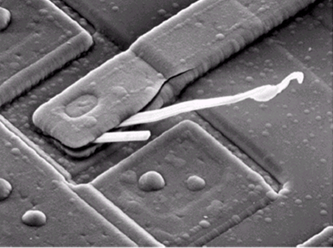
//> input picture data/input_image.png, 333 x 248 px
$ ./fft_image_processor   (built with g++ and OpenCV 4)
//> lines starting //> are read from the running program, lines starting //| are printed output that depends on the picture
#include <opencv2/opencv.hpp>
#include <complex>
#include <vector>
#include <cmath>
#include <iostream>
#include <fstream>
#include <sys/stat.h>  // 用于创建目录

using namespace cv;
using namespace std;

class FFTImageProcessor {
private:
    Mat originalImage;
    vector<vector<complex<double>>> frequencyDomain;
    int width, height;
    string outputDir = "output/";  // 输出目录

    // 位逆序置换
    void bitReverse(vector<complex<double>>& data) {
        int n = data.size();
        int j = 0;
        for (int i = 1; i < n; i++) {
            int bit = n >> 1;
            while (j & bit) {
                j ^= bit;
                bit >>= 1;
            }
            j ^= bit;
            if (i < j) {
                swap(data[i], data[j]);
            }
        }
    }

    // 1D FFT实现
    void fft1D(vector<complex<double>>& data, bool inverse = false) {
        int n = data.size();
        bitReverse(data);

        for (int len = 2; len <= n; len <<= 1) {
            double angle = 2 * M_PI / len * (inverse ? 1 : -1);
            complex<double> wlen(cos(angle), sin(angle));

            for (int i = 0; i < n; i += len) {
                complex<double> w(1);
                for (int j = 0; j < len / 2; j++) {
                    complex<double> u = data[i + j];
                    complex<double> v = data[i + j + len / 2] * w;
                    data[i + j] = u + v;
                    data[i + j + len / 2] = u - v;
                    w *= wlen;
                }
            }
        }

        if (inverse) {
            for (auto& x : data) {
                x /= n;
            }
        }
    }

    // 2D FFT实现
    void fft2D(vector<vector<complex<double>>>& matrix, bool inverse = false) {
        int rows = matrix.size();
        int cols = matrix[0].size();

        // 对每一行进行FFT
        for (int i = 0; i < rows; i++) {
            fft1D(matrix[i], inverse);
        }

        // 对每一列进行FFT
        for (int j = 0; j < cols; j++) {
            vector<complex<double>> column(rows);
            for (int i = 0; i < rows; i++) {
                column[i] = matrix[i][j];
            }
            fft1D(column, inverse);
            for (int i = 0; i < rows; i++) {
                matrix[i][j] = column[i];
            }
        }
    }

    // 将大小调整为2的幂次
    int nextPowerOf2(int n) {
        int power = 1;
        while (power < n) {
            power <<= 1;
        }
        return power;
    }

    // 计算MSE
    double calculateMSE(const Mat& img1, const Mat& img2) {
        Mat diff;
        absdiff(img1, img2, diff);
        diff.convertTo(diff, CV_32F);
        diff = diff.mul(diff);
        Scalar mse = mean(diff);
        return mse[0];
    }

    // 计算PSNR
    double calculatePSNR(const Mat& img1, const Mat& img2) {
        double mse = calculateMSE(img1, img2);
        if (mse == 0) return INFINITY;
        return 20 * log10(255.0 / sqrt(mse));
    }

public:
    // 读取灰度图像
    bool loadImage(const string& filename) {
//> called with filename = "data/input_image.png"
        originalImage = imread(filename, IMREAD_GRAYSCALE);
//> originalImage: 248 rows x 333 cols, CV_8UC1; min 0, max 255, mean 111.2
        if (originalImage.empty()) {
            cout << "无法读取图像: " << filename << endl;
            return false;
        }

        cout << "原始图像大小: " << originalImage.cols << "x" << originalImage.rows << endl;
//| 原始图像大小: 333x248

        // 调整图像大小为2的幂次，便于FFT计算
        width = nextPowerOf2(originalImage.cols);
//> width = 512
        height = nextPowerOf2(originalImage.rows);
//> height = 256

        Mat paddedImage;
        copyMakeBorder(originalImage, paddedImage, 0, height - originalImage.rows,
                      0, width - originalImage.cols, BORDER_CONSTANT, Scalar(0));
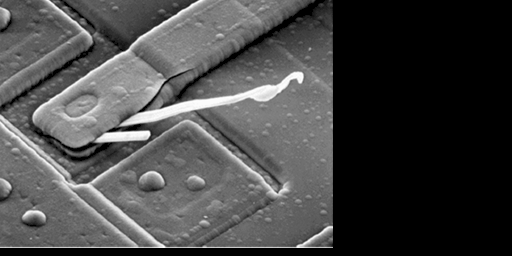
//> paddedImage: 256 rows x 512 cols, CV_8UC1; min 0, max 255, mean 70

        // 转换为复数矩阵
        frequencyDomain.resize(height, vector<complex<double>>(width));
        for (int i = 0; i < height; i++) {
            for (int j = 0; j < width; j++) {
                if (i < paddedImage.rows && j < paddedImage.cols) {
                    frequencyDomain[i][j] = complex<double>(paddedImage.at<uchar>(i, j), 0);
                } else {
                    frequencyDomain[i][j] = complex<double>(0, 0);
                }
            }
        }

        cout << "填充后图像大小: " << width << "x" << height << endl;
//| 填充后图像大小: 512x256
        return true;
    }

    // 执行FFT
    void performFFT() {
        cout << "正在执行FFT..." << endl;
        fft2D(frequencyDomain, false);
        cout << "FFT完成" << endl;
    }

    // 可视化频域
    void visualizeFrequencyDomain(const string& filename) {
//> called with filename = "output/frequency_spectrum.png"
        Mat magnitudeSpectrum(height, width, CV_32F);

        // 计算幅度谱并进行对数变换
        for (int i = 0; i < height; i++) {
            for (int j = 0; j < width; j++) {
                double magnitude = abs(frequencyDomain[i][j]);
                magnitudeSpectrum.at<float>(i, j) = log(1 + magnitude);
            }
        }
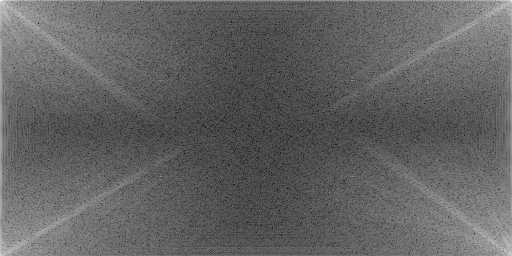
//> magnitudeSpectrum: 256 rows x 512 cols, CV_32FC1; min 1.57, max 16.03, mean 7.17; drawn with min black and max white

        // 将低频部分移到中心（fftshift）
        Mat shifted = magnitudeSpectrum.clone();
        int cx = width / 2;
//> cx = 256
        int cy = height / 2;
//> cy = 128

        Mat q0(shifted, Rect(0, 0, cx, cy));
        Mat q1(shifted, Rect(cx, 0, cx, cy));
        Mat q2(shifted, Rect(0, cy, cx, cy));
        Mat q3(shifted, Rect(cx, cy, cx, cy));

        Mat tmp;
        q0.copyTo(tmp);
        q3.copyTo(q0);
        tmp.copyTo(q3);

        q1.copyTo(tmp);
        q2.copyTo(q1);
        tmp.copyTo(q2);

        // 归一化到0-255范围
        normalize(shifted, shifted, 0, 255, NORM_MINMAX);
        shifted.convertTo(shifted, CV_8U);

        imwrite(filename, shifted);
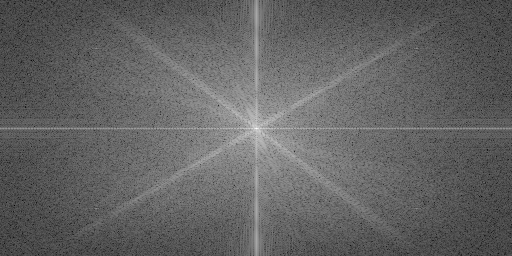
//> saved as frequency_spectrum.png: 256 rows x 512 cols, CV_8UC1; min 0, max 255, mean 98.7
        cout << "频域可视化已保存到: " << filename << endl;
    }

    // 执行IFFT重建图像
    Mat performIFFT() {
        cout << "正在执行IFFT..." << endl;

        // 复制频域数据
        vector<vector<complex<double>>> ifftData = frequencyDomain;
        fft2D(ifftData, true);

        // 转换回图像
        Mat reconstructed(height, width, CV_8U);
        for (int i = 0; i < height; i++) {
            for (int j = 0; j < width; j++) {
                double real_part = real(ifftData[i][j]);
                reconstructed.at<uchar>(i, j) = saturate_cast<uchar>(real_part);
            }
        }

        // 裁剪到原始大小
        Rect roi(0, 0, originalImage.cols, originalImage.rows);
//> roi = Rect(0, 0, 333, 248)
        Mat result = reconstructed(roi);

        cout << "IFFT完成" << endl;
        return result;
    }

    // 低通滤波
    Mat applyLowPassFilterCentered(double cutoffRatio = 0.1) {
    cout << "正在应用中心化低通滤波..." << endl;

    // 复制频域数据
    vector<vector<complex<double>>> filteredData = frequencyDomain;

    // 计算截止半径
    double cutoffRadius = min(width, height) * cutoffRatio / 2.0;

    // 应用低通滤波器 - 从中心计算距离
    for (int i = 0; i < height; i++) {
        for (int j = 0; j < width; j++) {
            // 计算到中心的距离（考虑周期性）
            int di = min(i, height - i);
            int dj = min(j, width - j);
            double distance = sqrt(di * di + dj * dj);

            if (distance > cutoffRadius) {
                filteredData[i][j] = complex<double>(0, 0);
            }
        }
    }

    // 执行IFFT
    fft2D(filteredData, true);

    // 转换回图像
    Mat filtered(height, width, CV_8U);
    for (int i = 0; i < height; i++) {
        for (int j = 0; j < width; j++) {
            double real_part = real(filteredData[i][j]);
            // 确保值在有效范围内
            real_part = max(0.0, min(255.0, real_part));
            filtered.at<uchar>(i, j) = saturate_cast<uchar>(real_part);
        }
    }

    // 裁剪到原始大小
    Rect roi(0, 0, originalImage.cols, originalImage.rows);
    Mat result = filtered(roi);

    cout << "中心化低通滤波完成，截止半径: " << cutoffRadius << endl;
    return result;
}

    // 验证FFT/IFFT可逆性
    void verifyReversibility() {
        cout << "\n=== 验证FFT/IFFT可逆性 ===" << endl;

        Mat reconstructed = performIFFT();

        double mse = calculateMSE(originalImage, reconstructed);
//> in calculateMSE, `absdiff(img1, img2, diff);`: diff: 248 rows x 333 cols, CV_8UC1; every value is 0
//> in calculateMSE, `diff.convertTo(diff, CV_32F);`: diff: 248 rows x 333 cols, CV_32FC1; every value is 0
//> in calculateMSE, `Scalar mse = mean(diff);`: mse = Scalar(0)
//> mse = 0
        double psnr = calculatePSNR(originalImage, reconstructed);
//> psnr = inf

        cout << "重建图像 MSE: " << mse << endl;
//| 重建图像 MSE: 0
        cout << "重建图像 PSNR: " << psnr << " dB" << endl;
//| 重建图像 PSNR: inf dB

        // 保存到output文件夹
        string filename = outputDir + "reconstructed_image.png";
        imwrite(filename, reconstructed);
        cout << "重建图像已保存到: " << filename << endl;

        if (mse < 1e-10) {
            cout << "✓ FFT/IFFT具有完美的可逆性" << endl;
        } else if (psnr > 50) {
            cout << "✓ FFT/IFFT具有良好的可逆性" << endl;
        } else {
            cout << "⚠ FFT/IFFT可逆性存在一定误差" << endl;
        }
    }

    // 测试低通滤波效果
    void testLowPassFilter() {
    cout << "\n=== 测试低通滤波效果 ===" << endl;

    vector<double> cutoffRatios = {0.05, 0.1, 0.2, 0.3, 0.5};

    for (double ratio : cutoffRatios) {
        // 使用中心化方法
        Mat filtered = applyLowPassFilterCentered(ratio);

        double mse = calculateMSE(originalImage, filtered);
        double psnr = calculatePSNR(originalImage, filtered);

        cout << "\n截止比例 " << ratio << ":" << endl;
        cout << "  MSE: " << mse << endl;
        cout << "  PSNR: " << psnr << " dB" << endl;

        // 检查图像是否为空
        Scalar meanVal = mean(filtered);
        cout << "  平均像素值: " << meanVal[0] << endl;

        // 保存到output文件夹
        string filename = outputDir + "filtered_" + to_string(int(ratio * 100)) + ".png";
        imwrite(filename, filtered);
        cout << "  滤波图像已保存到: " << filename << endl;
    }
//> this loop made 5 passes
//> (mse in calculateMSE, mse, mse in calculateMSE (second call), mse in calculatePSNR, psnr) on passes 1 to 5: (Scalar(1444.2), 1444.2, Scalar(1444.2), 1444.2, 16.53), (Scalar(973.4), 973.4, Scalar(973.4), 973.4, 18.25), (Scalar(491.7), 491.7, Scalar(491.7), 491.7, 21.21), (Scalar(306.7), 306.7, Scalar(306.7), 306.7, 23.26), (Scalar(128.4), 128.4, Scalar(128.4), 128.4, 27.04)
//|   MSE: 1444.2
//|   PSNR: 16.5345 dB
//|   MSE: 973.357
//|   PSNR: 18.2481 dB
//|   MSE: 491.679
//|   PSNR: 21.214 dB
//|   MSE: 306.7
//|   PSNR: 23.2637 dB
//|   MSE: 128.428
//|   PSNR: 27.0442 dB
//> pass 1, in calculateMSE (call 3), `diff = diff.mul(diff);`:
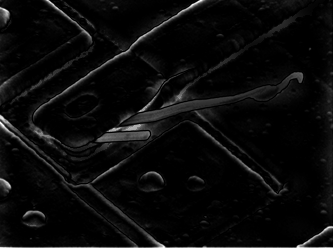
//> diff: 248 rows x 333 cols, CV_32FC1; min 0, max 33489, mean 1444.2; drawn with min black and max white
//> pass 1, in testLowPassFilter, `imwrite(filename, filtered);`:
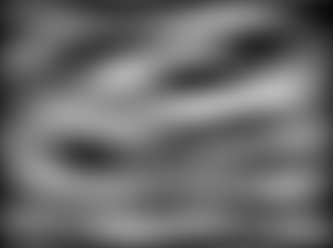
//> saved as filtered_5.png: 248 rows x 333 cols, CV_8UC1; min 8, max 185, mean 106.4
}

    // 生成详细报告
    void generateReport() {
        // 保存到output文件夹
        string reportFilename = outputDir + "fft_analysis_report.txt";
        ofstream report(reportFilename);

        report << "FFT图像处理分析报告\n";
        report << "==================\n\n";

        report << "原始图像信息:\n";
        report << "- 尺寸: " << originalImage.cols << "x" << originalImage.rows << "\n";
        report << "- 处理尺寸: " << width << "x" << height << "\n\n";

        // 重建图像分析
        Mat reconstructed = performIFFT();
        double mse_recon = calculateMSE(originalImage, reconstructed);
//> mse_recon = 0
        double psnr_recon = calculatePSNR(originalImage, reconstructed);
//> psnr_recon = inf

        report << "FFT/IFFT可逆性分析:\n";
        report << "- MSE: " << mse_recon << "\n";
        report << "- PSNR: " << psnr_recon << " dB\n";
        report << "- 结论: " << (psnr_recon > 50 ? "优秀" : "一般") << "\n\n";

        // 低通滤波分析
        report << "低通滤波效果分析:\n";
        vector<double> ratios = {0.05, 0.1, 0.2, 0.3};
        for (double ratio : ratios) {
            Mat filtered = applyLowPassFilterCentered(ratio);
            double mse = calculateMSE(originalImage, filtered);
            double psnr = calculatePSNR(originalImage, filtered);

            report << "- 截止比例 " << ratio << ": MSE=" << mse
                   << ", PSNR=" << psnr << " dB\n";
        }
//> this loop made 4 passes
//> pass 2, in calculateMSE (call 17), `diff = diff.mul(diff);`:
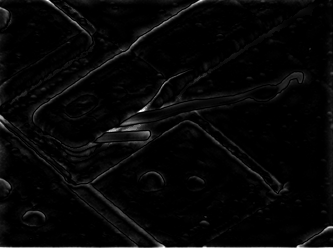
//> diff: 248 rows x 333 cols, CV_32FC1; min 0, max 34225, mean 973.4; drawn with min black and max white
//> pass 3, in calculateMSE (call 19), `absdiff(img1, img2, diff);`:
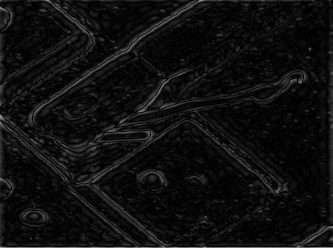
//> diff: 248 rows x 333 cols, CV_8UC1; min 0, max 159, mean 14.9

        report.close();
        cout << "\n分析报告已保存到: " << reportFilename << endl;
    }
};

int main() {
    FFTImageProcessor processor;

    // 读取图像
    if (!processor.loadImage("data/input_image.png")) {
        cout << "请确保图像文件存在于data文件夹中并重新运行程序" << endl;
        return -1;
    }

    // [6 lines of commented-out code are left out]
    processor.performFFT();

    // 可视化频域（保存到output文件夹）
    processor.visualizeFrequencyDomain("output/frequency_spectrum.png");

    // 验证FFT/IFFT可逆性
    processor.verifyReversibility();

    // 测试低通滤波
    processor.testLowPassFilter();

    // 生成报告
    processor.generateReport();

    cout << "\n所有任务完成！" << endl;
    cout << "生成的文件:" << endl;
    cout << "- output/frequency_spectrum.png (频域可视化)" << endl;
    cout << "- output/reconstructed_image.png (重建图像)" << endl;
    cout << "- output/filtered_*.png (不同程度的低通滤波结果)" << endl;
    cout << "- output/fft_analysis_report.txt (详细分析报告)" << endl;

    return 0;
}
